Frame 1 (no input): blank canvas, image omitted
Frame 60 (the mouse pressed at the canvas centre just before this capture): blank canvas, image omitted
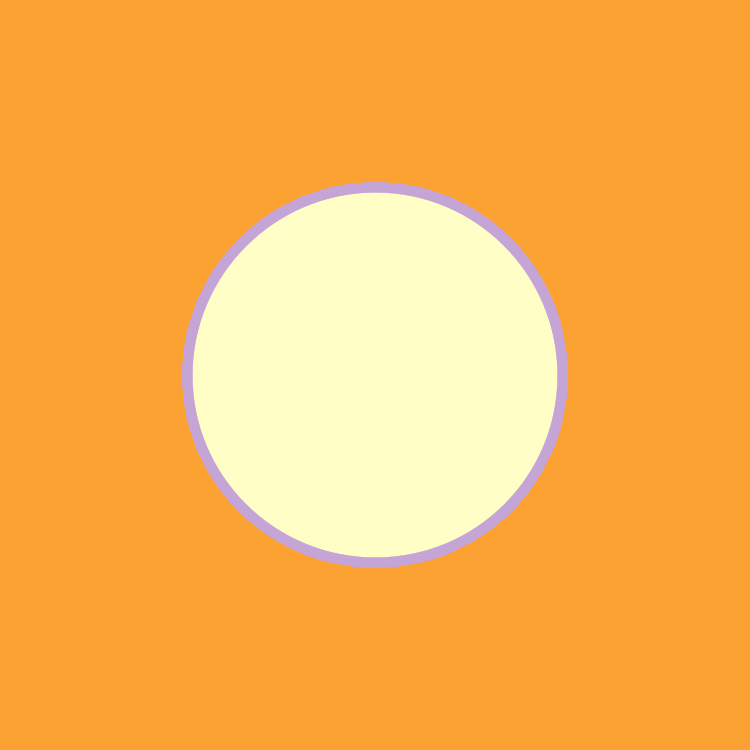
Frame 120 (the mouse held since frame 60 and released just before this capture)

The Processing sketch whose frames 1 and 60 were blank and that drew this single picture after the mouse press (run headless with seeded random() and noise(); from frame 60 on, the mouse is pressed at the canvas centre):

// Processing sketch: processing_57025
// ── processing_57025.pde

void setup() {
  background(252, 162, 51);
  size (750, 750);
}
  
//runs in a loop
  void draw (){
    
    fill(mouseX, mouseY, 198, 100);
    smooth();
    strokeWeight(10);
    stroke(197, 164, 214);
    ellipse(mouseX, mouseY, mouseX, mouseY);
    
    // (x1,  y1,  x2, y2)
 }
